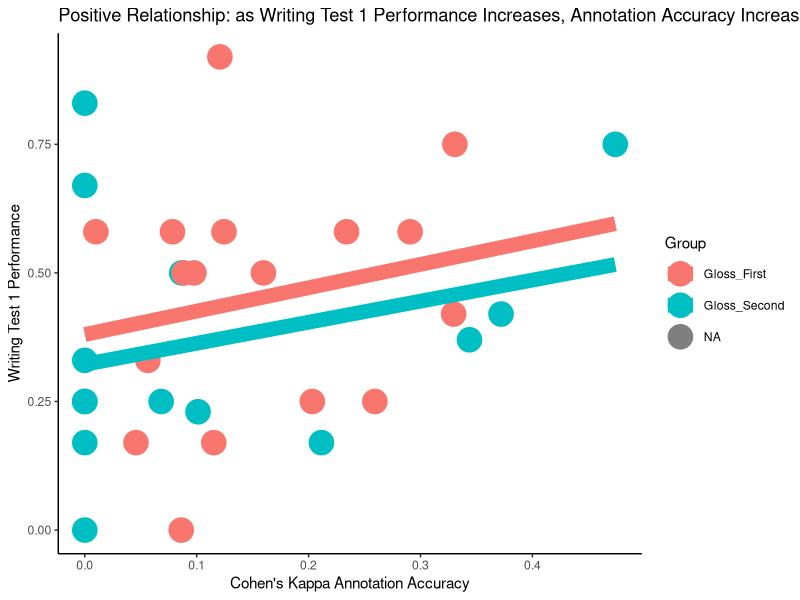
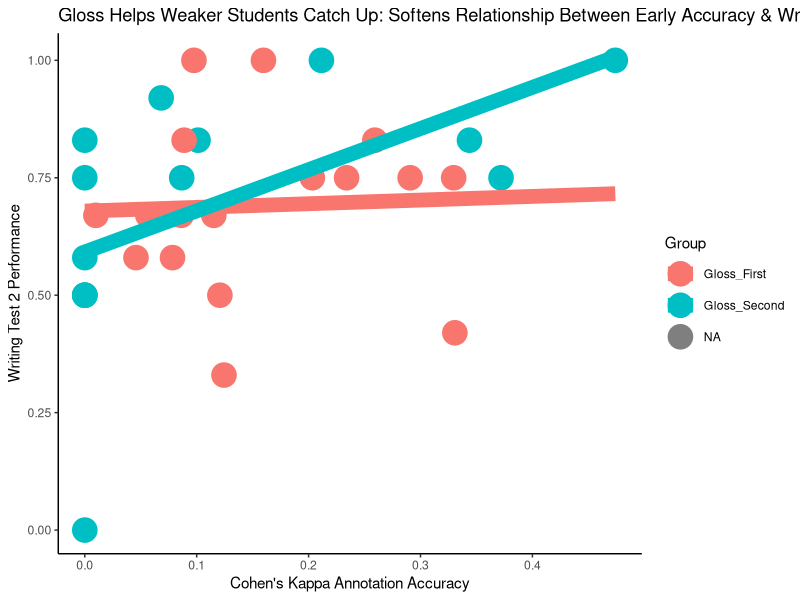

Source code (R) for these figures, in order:
## ---- chunk 1
knitr::opts_chunk$set(echo = TRUE)
## ---- chunk 2
options(scipen = 999) 
## ---- chunk 3
library(tidyverse)
## ---- chunk 4
kappa <- read.csv(file='kappa2_F22_F23.csv')
head(kappa)
## ---- chunk 5
writing <- read.csv(file='writing2_F22_F23.csv')
head(writing)
## ---- chunk 6
merge(kappa, writing, by='ID', all = TRUE) -> full_F22_F23
head(full_F22_F23)
## ---- chunk 7
nrow(full_F22_F23)
## ---- chunk 8
simple_df <- full_F22_F23 %>% select(ID, Group.x, Test1, Test2,
                                     kappa_avg, WritingTest1, WritingTest2)
simple_df <- rename(simple_df,c("Group" = "Group.x"))
simple_df <- rename(simple_df,c("KappaAverage" = "kappa_avg"))
simple_df
## ---- chunk 9
ggplot(data = simple_df, aes(x = KappaAverage, y = WritingTest1, color = Group)) + 
  geom_point(size = 8) +
  geom_smooth(method = "lm", se = FALSE, fullrange = TRUE, aes(color = Group), size = 5) +
  labs(x = "Cohen's Kappa Annotation Accuracy",
       y = "Writing Test 1 Performance",
       title = "Positive Relationship: as Writing Test 1 Performance Increases, Annotation Accuracy Increases for Both Gloss Groups") +
  theme_classic()
## ---- chunk 10
ggplot(data = simple_df, aes(x = KappaAverage, y = WritingTest2, color = Group)) + 
  geom_point(size = 8) +
  geom_smooth(method = "lm", se = FALSE, fullrange = TRUE, aes(color = Group), size = 5) +
  labs(x = "Cohen's Kappa Annotation Accuracy",
       y = "Writing Test 2 Performance",
       title = "Gloss Helps Weaker Students Catch Up: Softens Relationship Between Early Accuracy & Writing Test 2 Performance") +
  theme_classic()
## ---- chunk 11
model3 <- lm(WritingTest1 ~ 1 + KappaAverage + Group, data = simple_df)
model3 %>% summary()
## ---- chunk 12
model4 <- lm(WritingTest2 ~ 1 + KappaAverage + Group, data = simple_df)
model4 %>% summary()
